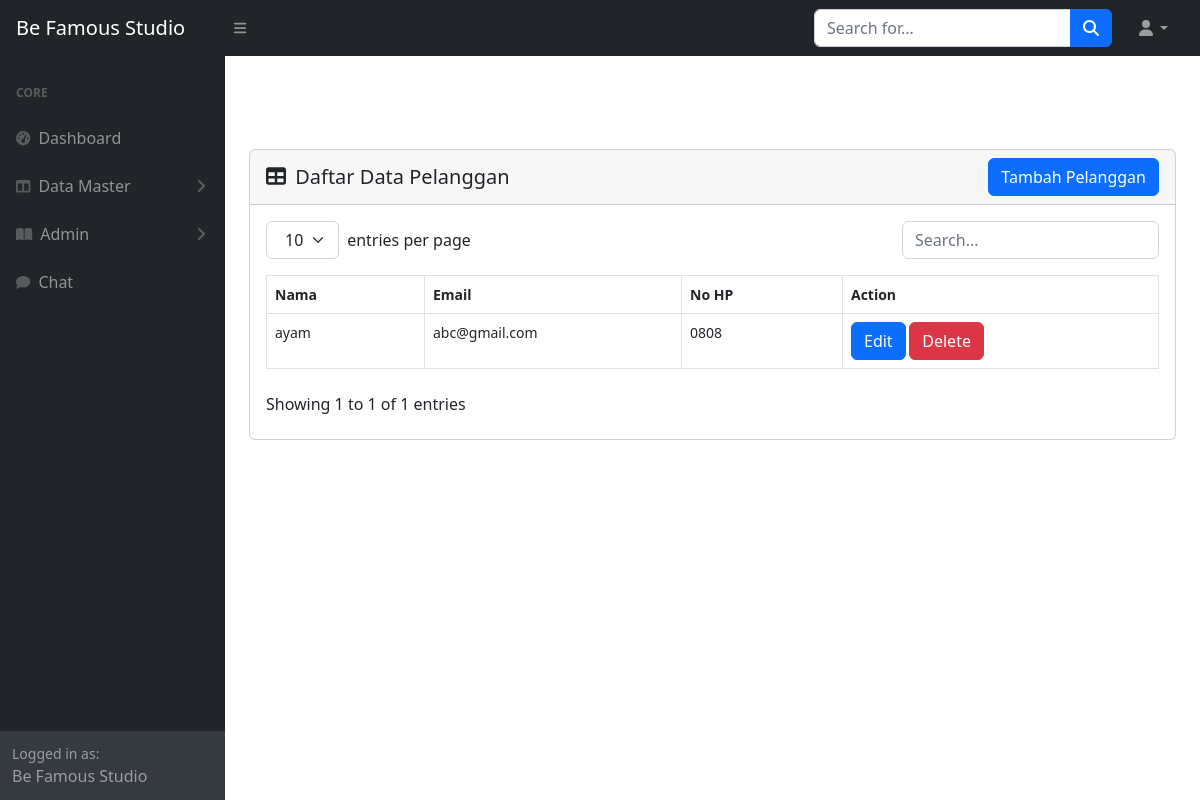
/admin/dataPelanggan.php (signed in), run on the app's committed database.
### tables this page shows
CREATE TABLE `pelanggans` (
  `id` int(11) NOT NULL,
  `nama` varchar(45) DEFAULT NULL,
  `alamat` varchar(45) DEFAULT NULL,
  `no_hp` varchar(45) DEFAULT NULL
);

### admin/dataPelanggan.php (the view, shortened to what this page needs)
<?php
$conn = connectToDatabase();
$sql = "SELECT * from pelanggans order by id desc ";
$result = $conn->query($sql);
$isi = "
<div class='card mb-4' style='margin-top:10%'>
                            <div class='card-header' >
                                    <div class='d-flex justify-content-between align-items-center'>
                                        <h5 class='card-title m-0'><i class='fas fa-table me-1'></i> Daftar Data Pelanggan</h5>
                                        <a href='actionPelanggan.php' class='btn btn-primary'>Tambah Pelanggan</a>
                                    </div>
                                </div>
                            <div class='card-body' >
                                <table id='datatablesSimple' class='table table-bordered mx-auto'>
                                   <thead>
                                       <tr>
                                           <th>Nama</th>
                                           <th>Email</th>
                                           <th>No HP</th>
                                            <th>Action</th>
                                       </tr>
                                   </thead>
                                   <tfoot>
                                       <tr>
                                        <th>Nama</th>
                                        <th>Email</th>
                                        <th>No HP</th>
                                        <th>Action</th>
                                       </tr>
                                   </tfoot>
                                    <tbody>
                                       ";
                                    while ($row = $result->fetch_assoc()) {
                                        $isi .= "<tr>
                                                <td>" . $row['nama'] . "</td>
                                                <td>" . $row['alamat'] . " </td>
                                                <td>" . $row['no_hp'] . " </td>
                                                <td>
                                                    <a href='actionPelanggan.php?idEdit=" . $row['id'] . "' class='btn btn-primary'>Edit</a>
                                                    <a onclick='hapus(" . $row['id'] . ")' class='btn btn-danger'>Delete</a>
                                                </td>
                                            </tr>";
                                                        }
                                                        $isi .= "
                                    </tbody>
                                </table>
                            </div>
                        </div>
                            <script>
                            function hapus(id) {
                                const confirmation = confirm('Apakah kamu yakin untuk menghapus data?');
                                if (confirmation) {
                                    window.location.href = 'actionPelanggan.php?idDell='+id;
                                } else {
                                    alert('Hapus Dibatalkan');
                                }
                            }
                            </script>
                        ";
include 'index.php';

### data on the page
pelanggans: nama "ayam", alamat "abc@gmail.com", no_hp "0808"
